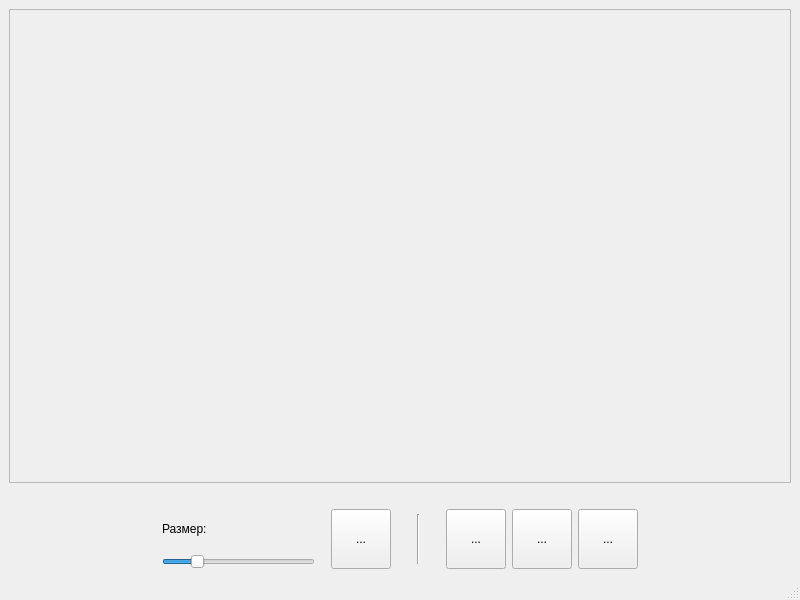
<?xml version="1.0" encoding="UTF-8"?>
<ui version="4.0">
 <class>MainWindow</class>
 <widget class="QMainWindow" name="MainWindow">
  <property name="geometry">
   <rect>
    <x>0</x>
    <y>0</y>
    <width>800</width>
    <height>600</height>
   </rect>
  </property>
  <property name="mouseTracking">
   <bool>true</bool>
  </property>
  <property name="windowTitle">
   <string>Lab2</string>
  </property>
  <widget class="QWidget" name="centralwidget">
   <property name="mouseTracking">
    <bool>true</bool>
   </property>
   <layout class="QGridLayout" name="gridLayout">
    <item row="0" column="0">
     <layout class="QVBoxLayout" name="verticalLayout">
      <item>
       <widget class="QGraphicsView" name="canvas">
        <property name="enabled">
         <bool>false</bool>
        </property>
        <property name="sizePolicy">
         <sizepolicy hsizetype="Expanding" vsizetype="Expanding">
          <horstretch>0</horstretch>
          <verstretch>0</verstretch>
         </sizepolicy>
        </property>
        <property name="cursor" stdset="0">
         <cursorShape>ArrowCursor</cursorShape>
        </property>
        <property name="mouseTracking">
         <bool>true</bool>
        </property>
        <property name="focusPolicy">
         <enum>Qt::NoFocus</enum>
        </property>
        <property name="autoFillBackground">
         <bool>false</bool>
        </property>
        <property name="verticalScrollBarPolicy">
         <enum>Qt::ScrollBarAlwaysOff</enum>
        </property>
        <property name="horizontalScrollBarPolicy">
         <enum>Qt::ScrollBarAlwaysOff</enum>
        </property>
        <property name="backgroundBrush">
         <brush brushstyle="SolidPattern">
          <color alpha="255">
           <red>255</red>
           <green>255</green>
           <blue>255</blue>
          </color>
         </brush>
        </property>
       </widget>
      </item>
      <item>
       <spacer name="verticalSpacer">
        <property name="orientation">
         <enum>Qt::Vertical</enum>
        </property>
        <property name="sizeType">
         <enum>QSizePolicy::Fixed</enum>
        </property>
        <property name="sizeHint" stdset="0">
         <size>
          <width>20</width>
          <height>20</height>
         </size>
        </property>
       </spacer>
      </item>
      <item>
       <layout class="QHBoxLayout" name="tools">
        <property name="spacing">
         <number>6</number>
        </property>
        <property name="leftMargin">
         <number>0</number>
        </property>
        <property name="topMargin">
         <number>0</number>
        </property>
        <property name="rightMargin">
         <number>0</number>
        </property>
        <item>
         <spacer name="horizontalSpacer">
          <property name="orientation">
           <enum>Qt::Horizontal</enum>
          </property>
          <property name="sizeType">
           <enum>QSizePolicy::MinimumExpanding</enum>
          </property>
          <property name="sizeHint" stdset="0">
           <size>
            <width>40</width>
            <height>20</height>
           </size>
          </property>
         </spacer>
        </item>
        <item>
         <layout class="QVBoxLayout" name="verticalLayout_2">
          <property name="leftMargin">
           <number>0</number>
          </property>
          <item>
           <widget class="QLabel" name="label">
            <property name="text">
             <string>Размер:</string>
            </property>
           </widget>
          </item>
          <item>
           <widget class="QSlider" name="toolSize">
            <property name="minimum">
             <number>5</number>
            </property>
            <property name="maximum">
             <number>80</number>
            </property>
            <property name="singleStep">
             <number>1</number>
            </property>
            <property name="value">
             <number>20</number>
            </property>
            <property name="orientation">
             <enum>Qt::Horizontal</enum>
            </property>
           </widget>
          </item>
         </layout>
        </item>
        <item>
         <spacer name="horizontalSpacer_5">
          <property name="orientation">
           <enum>Qt::Horizontal</enum>
          </property>
          <property name="sizeType">
           <enum>QSizePolicy::Fixed</enum>
          </property>
          <property name="sizeHint" stdset="0">
           <size>
            <width>10</width>
            <height>20</height>
           </size>
          </property>
         </spacer>
        </item>
        <item>
         <widget class="QToolButton" name="toolColor">
          <property name="sizePolicy">
           <sizepolicy hsizetype="Fixed" vsizetype="Fixed">
            <horstretch>0</horstretch>
            <verstretch>0</verstretch>
           </sizepolicy>
          </property>
          <property name="minimumSize">
           <size>
            <width>60</width>
            <height>60</height>
           </size>
          </property>
          <property name="sizeIncrement">
           <size>
            <width>0</width>
            <height>0</height>
           </size>
          </property>
          <property name="text">
           <string>...</string>
          </property>
          <property name="icon">
           <iconset resource="resources.qrc">
            <normaloff>:/prefix/images/color.png</normaloff>:/prefix/images/color.png</iconset>
          </property>
          <property name="iconSize">
           <size>
            <width>48</width>
            <height>48</height>
           </size>
          </property>
          <property name="checkable">
           <bool>false</bool>
          </property>
          <property name="checked">
           <bool>false</bool>
          </property>
         </widget>
        </item>
        <item>
         <spacer name="horizontalSpacer_3">
          <property name="orientation">
           <enum>Qt::Horizontal</enum>
          </property>
          <property name="sizeType">
           <enum>QSizePolicy::Minimum</enum>
          </property>
          <property name="sizeHint" stdset="0">
           <size>
            <width>20</width>
            <height>20</height>
           </size>
          </property>
         </spacer>
        </item>
        <item>
         <widget class="Line" name="line">
          <property name="sizePolicy">
           <sizepolicy hsizetype="Fixed" vsizetype="Fixed">
            <horstretch>0</horstretch>
            <verstretch>50</verstretch>
           </sizepolicy>
          </property>
          <property name="minimumSize">
           <size>
            <width>0</width>
            <height>50</height>
           </size>
          </property>
          <property name="frameShadow">
           <enum>QFrame::Sunken</enum>
          </property>
          <property name="lineWidth">
           <number>1</number>
          </property>
          <property name="midLineWidth">
           <number>0</number>
          </property>
          <property name="orientation">
           <enum>Qt::Vertical</enum>
          </property>
         </widget>
        </item>
        <item>
         <spacer name="horizontalSpacer_4">
          <property name="orientation">
           <enum>Qt::Horizontal</enum>
          </property>
          <property name="sizeType">
           <enum>QSizePolicy::Minimum</enum>
          </property>
          <property name="sizeHint" stdset="0">
           <size>
            <width>20</width>
            <height>20</height>
           </size>
          </property>
         </spacer>
        </item>
        <item>
         <widget class="QToolButton" name="toolBrush">
          <property name="minimumSize">
           <size>
            <width>60</width>
            <height>60</height>
           </size>
          </property>
          <property name="text">
           <string>...</string>
          </property>
          <property name="icon">
           <iconset resource="resources.qrc">
            <normaloff>:/prefix/images/brush.png</normaloff>:/prefix/images/brush.png</iconset>
          </property>
          <property name="iconSize">
           <size>
            <width>48</width>
            <height>48</height>
           </size>
          </property>
          <property name="checkable">
           <bool>true</bool>
          </property>
          <property name="checked">
           <bool>false</bool>
          </property>
         </widget>
        </item>
        <item>
         <widget class="QToolButton" name="toolLine">
          <property name="minimumSize">
           <size>
            <width>60</width>
            <height>60</height>
           </size>
          </property>
          <property name="text">
           <string>...</string>
          </property>
          <property name="icon">
           <iconset resource="resources.qrc">
            <normaloff>:/prefix/images/line.png</normaloff>:/prefix/images/line.png</iconset>
          </property>
          <property name="iconSize">
           <size>
            <width>48</width>
            <height>48</height>
           </size>
          </property>
          <property name="checkable">
           <bool>true</bool>
          </property>
          <property name="checked">
           <bool>false</bool>
          </property>
         </widget>
        </item>
        <item>
         <widget class="QToolButton" name="toolEraser">
          <property name="minimumSize">
           <size>
            <width>60</width>
            <height>60</height>
           </size>
          </property>
          <property name="text">
           <string>...</string>
          </property>
          <property name="icon">
           <iconset resource="resources.qrc">
            <normaloff>:/prefix/images/eraser.png</normaloff>:/prefix/images/eraser.png</iconset>
          </property>
          <property name="iconSize">
           <size>
            <width>48</width>
            <height>48</height>
           </size>
          </property>
          <property name="checkable">
           <bool>true</bool>
          </property>
          <property name="checked">
           <bool>false</bool>
          </property>
         </widget>
        </item>
        <item>
         <spacer name="horizontalSpacer_2">
          <property name="orientation">
           <enum>Qt::Horizontal</enum>
          </property>
          <property name="sizeType">
           <enum>QSizePolicy::MinimumExpanding</enum>
          </property>
          <property name="sizeHint" stdset="0">
           <size>
            <width>40</width>
            <height>20</height>
           </size>
          </property>
         </spacer>
        </item>
       </layout>
      </item>
     </layout>
    </item>
   </layout>
  </widget>
  <widget class="QMenuBar" name="menubar">
   <property name="geometry">
    <rect>
     <x>0</x>
     <y>0</y>
     <width>800</width>
     <height>22</height>
    </rect>
   </property>
  </widget>
  <widget class="QStatusBar" name="statusbar"/>
 </widget>
 <resources>
  <include location="resources.qrc"/>
 </resources>
 <connections/>
</ui>
